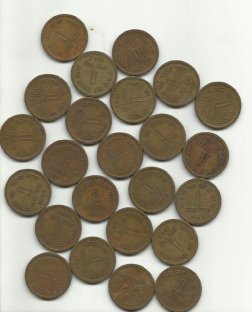
#> input picture images/water_coins.jpg, 252 x 312 px
$ python segment.py
#> lines starting #> are read from the running program, lines starting #| are printed output that depends on the picture
import numpy as np
import cv2 as cv
from cv2.typing import MatLike
from matplotlib import pyplot as plt

def water_shed(image: MatLike) -> tuple[float, MatLike]:
    gray = cv.cvtColor(image,cv.COLOR_BGR2GRAY)
    ret, thresh = cv.threshold(gray,0,255,cv.THRESH_BINARY_INV+cv.THRESH_OTSU)
    return (ret, thresh)

def segment_with_edge(image: MatLike) -> MatLike:

    blur_img = cv.blur(image, (4, 4))
    # edges = cv.cvtColor(blur_img, cv.COLOR_BGR2GRAY)
    edges = cv.Canny(blur_img, 100, 200)
    ret, edges = cv.threshold(edges,0,255,cv.THRESH_BINARY_INV+cv.THRESH_OTSU)

    return edges

if __name__ == '__main__':

    image = cv.imread('images/water_coins.jpg')
#> image is the input picture: shape (312, 252, 3); mean B, G, R 136.3, 153.2, 161.4
    assert image is not None, "file could not be read, check with os.path.exists()"

    print(image.shape)
#| (312, 252, 3)
    original_height, original_width = image.shape[:2]
#> original_height = 312; original_width = 252
    new_width = 350
    ratio = new_width / original_width
#> ratio = 1.39
    new_height = int(ratio * original_height)
#> new_height = 433

    resized_image = cv.resize(image, (new_width, new_height))

    # ret, result = water_shed(resized_image)
    result = segment_with_edge(resized_image)
#> in segment_with_edge, `blur_img = cv.blur(image, (4, 4))`:
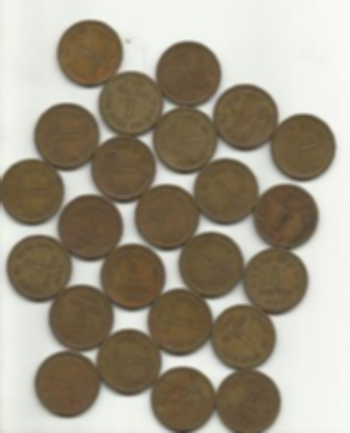
#> blur_img: shape (433, 350, 3); mean B, G, R 136.3, 153.2, 161.4
#> in segment_with_edge, `edges = cv.Canny(blur_img, 100, 200)`:
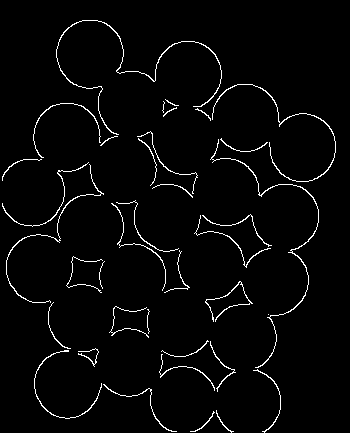
#> edges: shape (433, 350); 2.8% white in thin lines or dots
#> in segment_with_edge, `ret, edges = cv.threshold(edges,0,255,cv.THRESH_BINARY_INV+cv.THRESH_O..`: edges: shape (433, 350); 97.2% white; black in thin lines or dots
#> in segment_with_edge, `ret, edges = cv.threshold(edges,0,255,cv.THRESH_BINARY_INV+cv.THRESH_O..`: ret = 0

    cv.imshow("segmentation", result)

    cv.waitKey()
